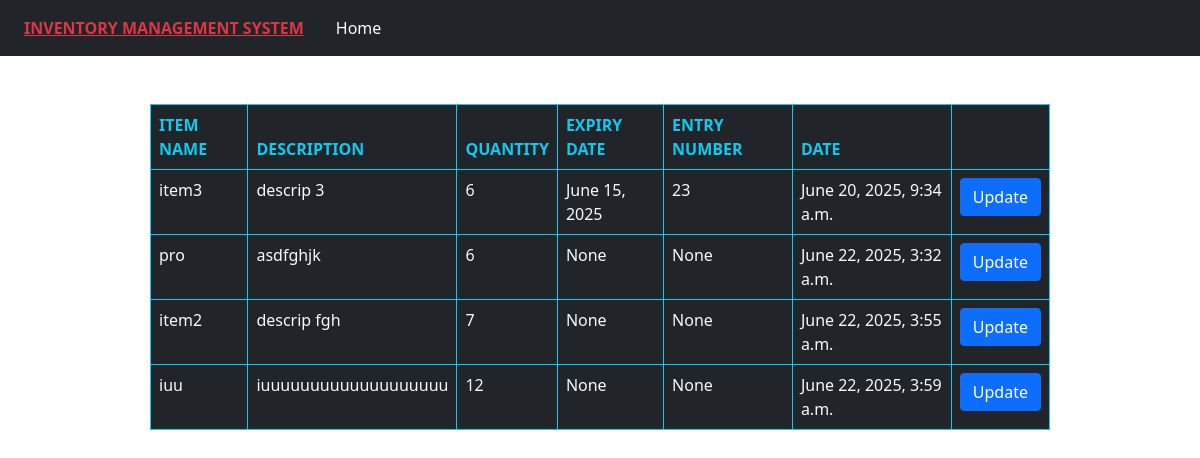
Page /item/view/stock on the committed database.
### TestApp/models.py (models this page shows)
class GoodsIn(models.Model):
    item=models.ForeignKey(ItemMaster,on_delete=models.CASCADE)
    quantity=models.IntegerField()
    expiry_date=models.DateField(null=True)
    entry_number=models.IntegerField(null=True)
    date=models.DateTimeField(auto_now_add=True)

class ItemMaster(models.Model):
    item_name=models.CharField(max_length=50)
    description=models.TextField(max_length=300)
    has_expiry=models.BooleanField(default=False)
    has_entry_number=models.BooleanField(default=False)

### TestApp/views.py (the view)
# urls.py: path('item/view/stock',views.StockView.as_view(),name="viewStock_item"),
class StockView(View):
    def get(self,request):
        item=GoodsIn.objects.filter(quantity__gt=0).order_by('-expiry_date')
        return render(request,'Stoke.html',{"item":item})

### TestApp/templates/Stoke.html (shortened to what this page needs)
{% extends "index.html" %}
{% block content %}
<div class="d-flex justify-content-center mt-5 w-100">
    <table class="table table-bordered border-1 border-info w-75 bg-dark text-light ">
    <thead>
        <tr class="text-info p-4">
            <th>ITEM NAME</th>
            <th>DESCRIPTION</th>
            <th>QUANTITY</th>
            <th>EXPIRY DATE</th>
            <th>ENTRY NUMBER</th>
            <th>DATE</th>
            <th></th>
        </tr>
    </thead>
    <tbody>
        {% for i in item %}
        <tr>
            <td>{{i.item.item_name}}</td>
            <td>{{i.item.description}}</td>
            <td>{{i.quantity}}</td>
            <td>{{i.expiry_date}}</td>
            <td>{{i.entry_number}}</td>
            <td>{{i.date}}</td>
            <td>
                <a href="{% url 'updateStock_item' i.id %}" class="btn btn-primary">Update</a>
            </td>
        </tr>
        {% endfor %}
    </tbody>
</table>
</div>
{% endblock %}

### rows in the picture
GoodsIn: item.item_name "item3", item.description "descrip 3", quantity "6", expiry_date "June 15, 2025", entry_number "23", date "June 20, 2025, 9:34 a.m."
GoodsIn: item.item_name "pro", item.description "asdfghjk", quantity "6", expiry_date "None", entry_number "None", date "June 22, 2025, 3:32 a.m."
GoodsIn: item.item_name "item2", item.description "descrip fgh", quantity "7", expiry_date "None", entry_number "None", date "June 22, 2025, 3:55 a.m."
GoodsIn: item.item_name "iuu", item.description "iuuuuuuuuuuuuuuuuuuu", quantity "12", expiry_date "None", entry_number "None", date "June 22, 2025, 3:59 a.m."
